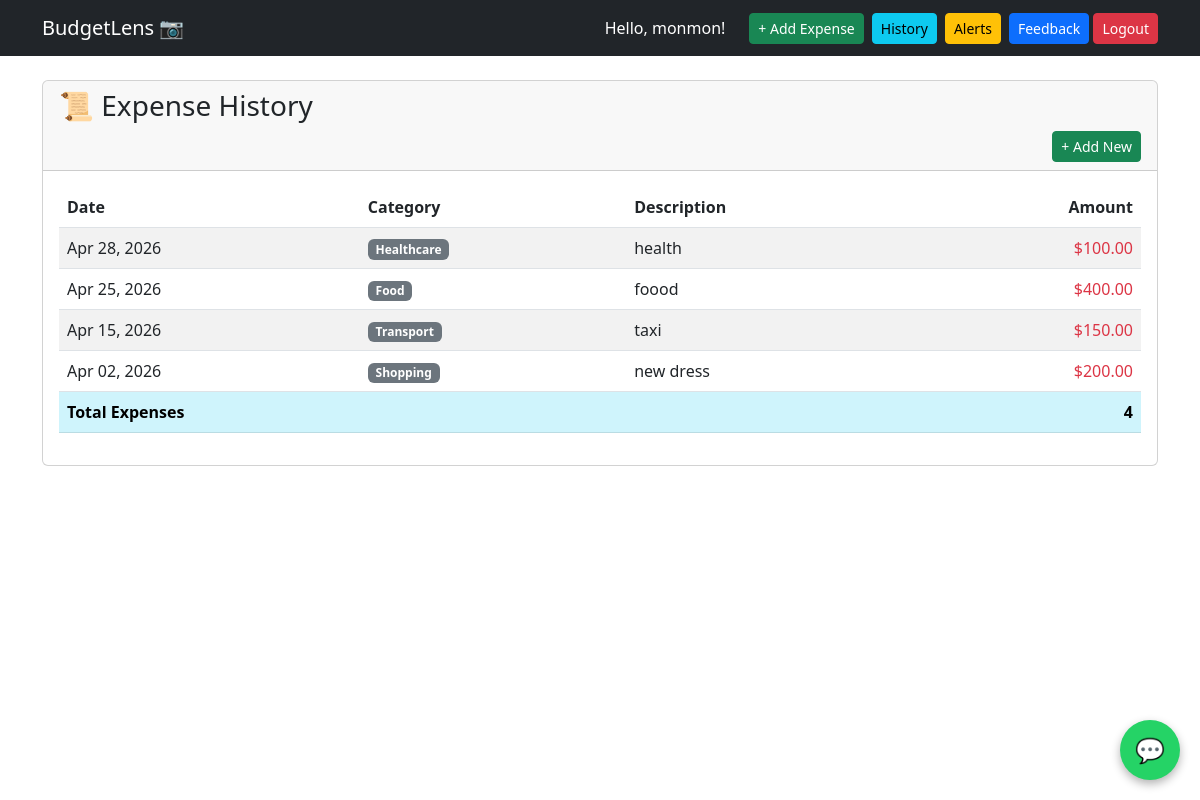
/history/ (signed in), run on the app's committed database.
### budget_app/models.py (models this page shows, shortened)
class Expense(models.Model):
    user = models.ForeignKey(User, on_delete=models.CASCADE)
    category = models.ForeignKey(Category, on_delete=models.SET_NULL, null=True)
    amount = models.DecimalField(max_digits=10, decimal_places=2)
    description = models.CharField(max_length=255)
    date = models.DateField(default=timezone.now)

class Category(models.Model):
    name = models.CharField(max_length=100)

### budget_app/views.py (the view)
# urls.py: path('history/', views.expense_list, name='history'),
@login_required
def expense_list(request):
    expenses = ExpenseService.get_user_expenses(request.user)
    return render(request, 'history.html', {'expenses': expenses})

### budget_app/services/expense_service.py (called while the page is built)
    @staticmethod
    def get_user_expenses(user, limit=None):
        expenses = Expense.objects.filter(user=user).order_by('-date')
        if limit:
            expenses = expenses[:limit]
        return expenses

### budget_app/templates/history.html
{% extends 'base.html' %}
{% block content %}
<div class="card">
    <div class="card-header">
        <h3>📜 Expense History</h3>
        <a href="{% url 'add_expense' %}" class="btn btn-success btn-sm float-end">+ Add New</a>
    </div>
    <div class="card-body">
        <div class="table-responsive">
            <table class="table table-striped table-hover">
                <thead>
                    <tr>
                        <th>Date</th>
                        <th>Category</th>
                        <th>Description</th>
                        <th class="text-end">Amount</th>
                    </tr>
                </thead>
                <tbody>
                    {% for expense in expenses %}
                    <tr>
                        <td>{{ expense.date|date:"M d, Y" }}</td>
                        <td><span class="badge bg-secondary">{{ expense.category.name | default:"Uncategorized" }}</span></td>
                        <td>{{ expense.description }}</td>
                        <td class="text-end text-danger">${{ expense.amount }}</td>
                    </tr>
                    {% empty %}
                    <tr>
                        <td colspan="4" class="text-center">No expenses yet. <a href="{% url 'add_expense' %}">Add your first expense!</a></td>
                    </tr>
                    {% endfor %}
                </tbody>
                <tfoot>
                    <tr class="table-info">
                        <td colspan="3"><strong>Total Expenses</strong></td>
                        <td class="text-end"><strong>{{ expenses|length|default:0 }}</strong></td>
                    </tr>
                </tfoot>
            </table>
        </div>
    </div>
</div>
{% endblock %}

### budget_app/templates/base.html (shortened to what this page needs)
<!DOCTYPE html>
<html>
<head>
    <link href="https://cdn.jsdelivr.net/npm/bootstrap@5.3.0/dist/css/bootstrap.min.css" rel="stylesheet">
    <link rel="stylesheet" href="https://cdn.jsdelivr.net/npm/bootstrap-icons@1.11.3/font/bootstrap-icons.css">
</head>
<body>
    <nav class="navbar navbar-dark bg-dark">
        <div class="container d-flex justify-content-between align-items-center">
            <a class="navbar-brand text-white" href="{% url 'dashboard' %}">BudgetLens 📷</a>
            {% if user.is_authenticated %}
            <div class="d-flex gap-2 align-items-center">
                <span class="text-white me-3">Hello, {{ user.username }}!</span>
                <a href="{% url 'add_expense' %}" class="btn btn-success btn-sm">+ Add Expense</a>
                <a href="{% url 'history' %}" class="btn btn-info btn-sm">History</a>
                <a href="{% url 'alerts' %}" class="btn btn-warning btn-sm">Alerts</a>
                <form method="POST" action="{% url 'logout' %}" style="display: inline;">
                    <a href="{% url 'feedback' %}" class="btn btn-primary btn-sm">Feedback</a>
                    <button type="submit" class="btn btn-danger btn-sm">Logout</button>
                </form>
            </div>
            {% else %}
            <div class="d-flex gap-2">
                <a href="{% url 'login' %}" class="btn btn-outline-light btn-sm">Login</a>
                <a href="{% url 'signup' %}" class="btn btn-light btn-sm">Sign Up</a>
            </div>
            {% endif %}
        </div>
        <button id="chatbot-toggle" onclick="toggleChat()">💬</button>
    </nav>
    <div class="container mt-4">
        {% block content %}
        {% endblock %}
    </div>
</body>
</html>

### budget_app/templates/base.html (style rules this page uses)
#chatbot-toggle { position: fixed; bottom: 20px; right: 20px; background: #25D366; color: white; border: none; border-radius: 50%; width: 60px; height: 60px; font-size: 24px; cursor: pointer; box-shadow: 0 4px 10px rgba(0, 0, 0, 0.3); z-index: 9999; }

### data on the page
Expense: date "Apr 28, 2026", category.name "Healthcare", description "health", amount "100.00"
Expense: date "Apr 25, 2026", category.name "Food", description "foood", amount "400.00"
Expense: date "Apr 15, 2026", category.name "Transport", description "taxi", amount "150.00"
Expense: date "Apr 02, 2026", category.name "Shopping", description "new dress", amount "200.00"

### other printed values
{{ user.username }} "monmon"
{{ expenses|length|default:0 }} "4"
